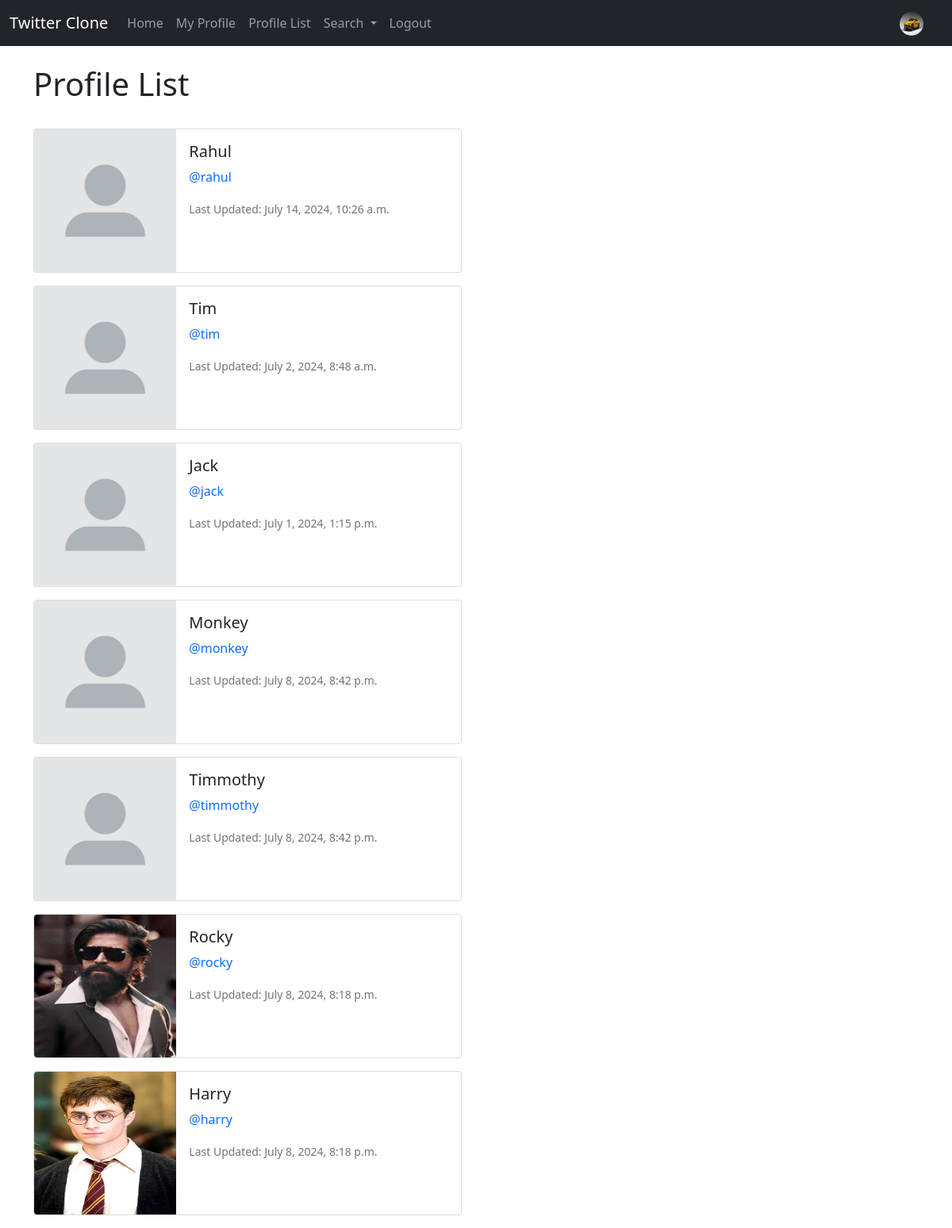
Screenshot of /profile_list/ (signed in) with the database file from the repository.
### twitter/models.py (models this page shows, shortened)
class Profile(models.Model):
    class Meta:
        verbose_name_plural = 'Profiles'
    PUBLIC = 'public'
    PRIVATE = 'private'
    ACCOUNT_CHOICES = [
        (PUBLIC, 'Public'),
        (PRIVATE, 'Private'),
    ]
    user = models.OneToOneField(User, on_delete=models.CASCADE)
    follows = models.ManyToManyField("self",
        related_name="followed_by",
        symmetrical=False,
        blank=True)
    date_modified = models.DateTimeField(User, auto_now=True)
    profile_image = models.ImageField(null=True, blank=True, upload_to='images/')
    profile_bio = models.CharField(null=True, blank=True, max_length=200)
    website_link = models.URLField(null=True, blank=True, max_length=200)
    instagram_link = models.URLField(null=True, blank=True, max_length=200)
    account_type = models.CharField(
        max_length=10,
        choices=ACCOUNT_CHOICES,
        default=PUBLIC,
    )

### twitter/views.py (the view)
# urls.py: path('profile_list/', views.profile_list, name='profile_list'),
def profile_list(request):
    if request.user.is_authenticated:
        profiles = Profile.objects.exclude(user=request.user)
        context = {'profiles': profiles}
        return render(request, 'profile_list.html', context=context)
    else:
        messages.error(request, ("You must be logged in!"))
        return redirect('twitter:home')

### twitter/templates/profile_list.html (shortened to what this page needs)
{% extends "base.html" %}
{% load static %}
{% block content %}
<h1>Profile List</h1>
<br>
{% if profiles %}
    {% for profile in profiles %}
        <div class="card mb-3" style="max-width: 540px;">
            <div class="row g-0">
                <div class="col-md-4">
                    {% if profile.profile_image %}
                    <img src="{{ profile.profile_image.url }}" class="img-fluid rounded-start" alt="Profile Image" style="width: 200px; height: 180px;">
                    {% else %}
                    <img src="{% static "images/user.jpg" %}" class="img-fluid rounded-start" alt="Profile Image" style="width: 200px; height: 180px;">
                    {% endif %}
                </div>
                <div class="col-md-8">
                    <div class="card-body">
                    <h5 class="card-title">{{profile.user.username|title}}</h5>
                    <p class="card-text"><a href="{% url "twitter:profile" profile.user.id %}" style="text-decoration: none;">@{{profile.user.username|lower}}</a></p>
                    <p class="card-text"><small class="text-muted">Last Updated: {{profile.date_modified}}</small></p>
                    </div>
                </div>
            </div>
        </div>
    {% endfor %}
{% endif %}
{% endblock content %}

### twitter/templates/base.html (shortened to what this page needs)
<!DOCTYPE html>
<html lang="en">
<head>
    <link href="https://cdn.jsdelivr.net/npm/bootstrap@5.0.2/dist/css/bootstrap.min.css" rel="stylesheet"
>
</head>
<body>
    {% include "navbar.html" %}
    <br>
    <div class="container">
        {% block content %}
        {% endblock content %}
    </div>
</body>
</html>

### twitter/templates/navbar.html (shortened to what this page needs)
{% load static %}
<nav class="navbar navbar-expand-lg navbar-dark bg-dark">
    <div class="container-fluid">
      <a class="navbar-brand" href="{% url "twitter:home" %}">Twitter Clone</a>
      <div class="collapse navbar-collapse" id="navbarSupportedContent">
        <ul class="navbar-nav me-auto mb-2 mb-lg-0">
          <li class="nav-item">
            <a class="nav-link" href="{% url "twitter:home" %}">Home</a>
          </li>
          {% if request.user.is_authenticated %}
            <li class="nav-item">
              <a class="nav-link" href="{% url "twitter:profile" pk=request.user.pk %}">My Profile</a>
            </li>
            <li class="nav-item">
              <a class="nav-link" href="{% url "twitter:profile_list" %}">Profile List</a>
            </li>
            <li class="nav-item dropdown">
              <a class="nav-link dropdown-toggle" href="#" id="navbarDropdown" role="button" data-bs-toggle="dropdown" aria-expanded="false">
                Search
              </a>
            </li>
            <li>
              <a class="nav-link" href="{% url "twitter:logout" %}">Logout</a>
            </li>
          {% endif %}
        </ul>
        {% if user.is_authenticated %}
            <ul class="navbar-nav ml-auto">
              <li class="nav-link navbar-brand">
                {% if user.profile.profile_image %}
                    <a href="{% url "twitter:profile" request.user.id %}" draggable="false">
                        <img src="{{user.profile.profile_image.url}}" class="rounded-circle" alt="profile image" width="30px" height="30px" draggable="false" oncontextmenu="return false;">
                    </a>
                {% else %}
                    <a href="{% url "twitter:profile" request.user.id %}" draggable="false">
                        <img src="{% static "images/user.jpg" %}" class="rounded-circle" alt="Profile Image" width="30px" height="30px" draggable="false" oncontextmenu="return false;">
                    </a>
                {% endif %}
              </li>
            </ul>
        {% endif %}
      </div>
    </div>
  </nav>

### rows the page displays
Profile: user.username "Rahul", user.username "rahul", date_modified "July 14, 2024, 10:26 a.m."
Profile: user.username "Tim", user.username "tim", date_modified "July 2, 2024, 8:48 a.m."
Profile: user.username "Jack", user.username "jack", date_modified "July 1, 2024, 1:15 p.m."
Profile: user.username "Monkey", user.username "monkey", date_modified "July 8, 2024, 8:42 p.m."
Profile: user.username "Timmothy", user.username "timmothy", date_modified "July 8, 2024, 8:42 p.m."
Profile: profile_image (picture), user.username "Rocky", user.username "rocky", date_modified "July 8, 2024, 8:18 p.m."
Profile: profile_image (picture), user.username "Harry", user.username "harry", date_modified "July 8, 2024, 8:18 p.m."
